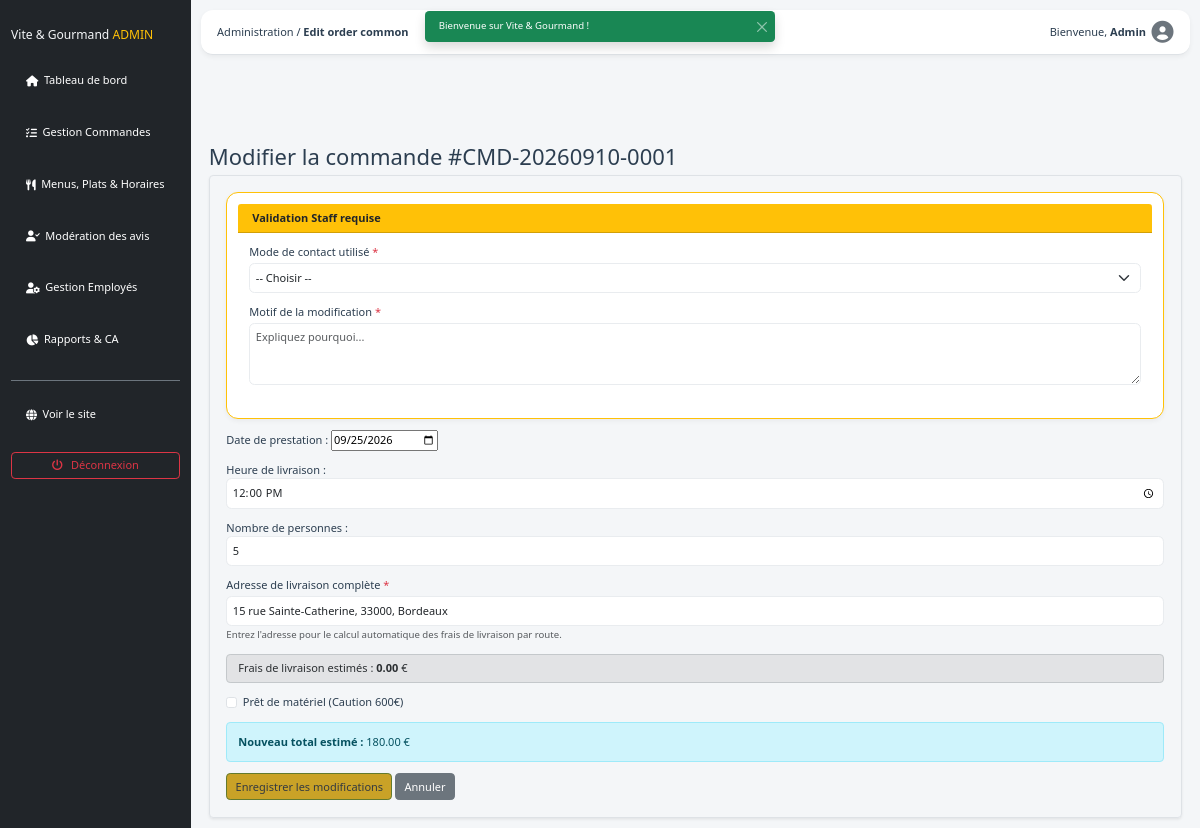
The app's page /public/index.php?page=edit-order-common&commande_id=1 (signed in) with its own data.
### tables this page shows
CREATE TABLE
  `vg_commande` (
    `commande_id` int (11) NOT NULL,
    `numero_commande` varchar(50) NOT NULL,
    `date_commande` date NOT NULL,
    `date_prestation` date NOT NULL,
    `heure_livraison` varchar(50) NOT NULL,
    `prix_menu` double NOT NULL,
    `nombre_personne` int (11) NOT NULL,
    `prix_livraison` double NOT NULL,
    `statut` enum (
      'en_attente',
      'acceptee',
      'en_preparation',
      'en_cours_livraison',
      'livree',
      'en_attente_retour_materiel',
      'terminee',
      'annulee'
    ) DEFAULT 'en_attente',
    `pret_materiel` tinyint (1) NOT NULL DEFAULT 0,
    `restitution_materiel` tinyint (1) NOT NULL DEFAULT 0,
    `utilisateur_id` int (11) NOT NULL,
    `menu_id` int (11) NOT NULL,
    `lieu_prestation_id` int (11) NOT NULL,
    `motif_annulation` text DEFAULT NULL,
    `mode_contact` varchar(50) DEFAULT NULL,
    `prix_total` decimal(10, 2) DEFAULT NULL,
    `depot_garantie` decimal(10, 2) DEFAULT 0.00
  );

CREATE TABLE
  `vg_lieu_prestation` (
    `id` int (11) NOT NULL,
    `adresse` varchar(255) NOT NULL,
    `ville` varchar(100) NOT NULL,
    `code_postal` varchar(10) NOT NULL,
    `latitude` decimal(10, 8) DEFAULT NULL,
    `longitude` decimal(11, 8) DEFAULT NULL,
    `distance_bordeaux` decimal(5, 2) DEFAULT 0.00
  );

### app/Autoloader.php (called while the page is built, shortened)
<?php
class Autoloader
{
    public static function register()
    {
        spl_autoload_register(function ($class) {
            $class = str_replace('App\\', '', $class);
            $path = __DIR__ . '/' . str_replace('\\', '/', $class) . '.php';
        });
    }
}

### app/Managers/OrderManager.php (called while the page is built, shortened)
<?php
class OrderManager
{
    public static function getOrderWithDetails(\PDO $db, int $commandeId): ?array
    {
        $sql = "SELECT c.*, l.adresse, l.ville, l.code_postal, l.latitude, l.longitude,
                   u.prenom AS prenom, u.nom AS nom, u.email AS email,
                   m.titre AS menu_titre
            FROM vg_commande c
            JOIN vg_lieu_prestation l ON c.lieu_prestation_id = l.id
            JOIN vg_utilisateur u ON c.utilisateur_id = u.utilisateur_id
            JOIN vg_menu m ON c.menu_id = m.menu_id
            WHERE c.commande_id = :orderID";
        $stmt = $db->prepare($sql);
        $stmt->execute(['orderID' => $commandeId]);
        $order = $stmt->fetch(\PDO::FETCH_ASSOC);
        return $order ?: null;
    }
}

### public/index.php (called while the page is built, shortened)
<?php
require_once ROOT_PATH . '/app/Autoloader.php';
$db = (new Database())->connect();
$controllerClass = $route['class'];
$action = $route['action'];
$params = [$db];
$controllerClass::$action(...$params);

### app/Managers/MenuManager.php (called while the page is built, shortened)
<?php
class MenuManager
{
    public static function getById(\PDO $db, int $menuID): ?array
    {
        try {
            $sql = "SELECT vg_menu.*,
                    vg_theme.libelle as theme_libelle,
                    vg_regime.libelle as regime_libelle,
                    delai_commande, conditions_stockage,
                    vg_plat.plat_id, vg_plat.titre_plat, vg_plat.photo, vg_plat.categorie
                FROM vg_menu
                LEFT JOIN vg_theme ON vg_menu.theme_id = vg_theme.theme_id
                LEFT JOIN vg_regime ON vg_menu.regime_id = vg_regime.regime_id
                LEFT JOIN vg_menu_plat ON vg_menu.menu_id = vg_menu_plat.menu_id
                LEFT JOIN vg_plat ON vg_menu_plat.plat_id = vg_plat.plat_id
                WHERE vg_menu.menu_id = ?";
            $stmt = $db->prepare($sql);
            $stmt->execute([$menuID]);
            $rawResults = $stmt->fetchAll(\PDO::FETCH_ASSOC);
            $menuData = null;
            foreach ($rawResults as $row) {
                if ($menuData === null) {
                    $menuData = [
                        'menu_id' => $row['menu_id'],
                        'titre' => $row['titre'],
                        'description_menu' => $row['description_menu'],
                        'prix_par_personne' => $row['prix_par_personne'],
                        'nombre_personne_minimum' => $row['nombre_personne_minimum'],
                        'quantite_restante' => $row['quantite_restante'] ?? 0,
                        'delai_commande' => $row['delai_commande'] ?? '24h',
                        'conditions_stockage' => $row['conditions_stockage'] ?? 'Aucune précaution particulière',
                        'theme_id' => $row['theme_id'] ?? null,
                        'regime_id' => $row['regime_id'] ?? null,
                        'vg_theme' => ['libelle' => $row['theme_libelle'] ?? 'Non défini'],
                        'regime' => $row['regime_libelle'] ?? 'Non défini',
                        'plats_structures' => [
                            'Entrée' => null,
                            'Plat' => null,
                            'Dessert' => null
                        ]
                    ];
                }
                if (!empty($row['plat_id'])) {
                    $categorie = $row['categorie'];
                    if (array_key_exists($categorie, $menuData['plats_structures'])) {
                        if ($menuData['plats_structures'][$categorie] === null) {
                            $menuData['plats_structures'][$categorie] = [
                                'plat_id' => $row['plat_id'],
                                'titre_plat' => $row['titre_plat'],
                                'photo' => $row['photo']
                            ];
                        }
                    }
                }
            }
            return $menuData;
        } catch (\PDOException $e) {
            error_log("ERREUR MenuManager::getById() : " . $e->getMessage());
            return null;
        }
    }
}

### app/Views/StaffCommon/edit.order.view.php (the view, shortened to what this page needs)
<?php if (!isset($commande, $menuData, $lieux) || !is_array($commande)) : ?>
    <div class="container mt-5">
        <div class="alert alert-danger">Commande introuvable.</div>
    </div>
<?php else : ?>
    <div class="container mt-5">
        <h2>Modifier la commande #<?= htmlspecialchars($commande['numero_commande']) ?></h2>
        <form id="updateOrderForm"
            action="index.php?page=edit-order-common&action=processUpdate"
            method="POST"
            data-id="<?= (int)$commande['commande_id'] ?>"
            class="p-4 border rounded shadow-sm">
            <?php if (isset($_SESSION['role_id']) && in_array((int)$_SESSION['role_id'], [ROLE_ADMIN, ROLE_EMPLOYE])): ?>
                <div class="card border-warning mb-3">
                    <div class="card-header bg-warning text-dark fw-bold">
                        <i class="fa-solid fa-shield-halved"></i> Validation Staff requise
                    </div>
                    <div class="card-body">
                        <div class="mb-3">
                            <label class="form-label">Mode de contact utilisé <span class="text-danger">*</span></label>
                            <select name="mode_contact" class="form-select" required>
                                <option value="" disabled selected>-- Choisir --</option>
                            </select>
                        </div>
                        <div class="mb-3">
                            <label class="form-label">Motif de la modification <span class="text-danger">*</span></label>
                            <textarea name="motif" class="form-control" rows="3" required placeholder="Expliquez pourquoi..."></textarea>
                        </div>
                    </div>
                </div>
            <?php endif; ?>
            <div class="mb-3">
                <label>Date de prestation :</label>
                <input type="date"
                    name="date_prestation"
                    min="<?= date('Y-m-d', strtotime('+' . $menuData['delai_commande'] . ' days')) ?>"
                    value="<?= htmlspecialchars($commande['date_prestation']) ?>"
                    required>
            </div>
            <div class="mb-3">
                <label>Heure de livraison :</label>
                <input type="time" name="heure_livraison" class="form-control" value="<?= $commande['heure_livraison'] ?>" required>
            </div>
            <div class="mb-3">
                <label>Nombre de personnes :</label>
                <input type="number" name="nombre_personne" class="form-control" value="<?= $commande['nombre_personne'] ?>" min="1" required>
            </div>
            <div class="col-md-12 mb-3 position-relative">
                <label for="adresse_livraison" class="form-label">Adresse de livraison complète <span class="text-danger">*</span></label>
                <?php
                $adresse = trim((string)($commande['adresse'] ?? ''));
                $ville = trim((string)($commande['ville'] ?? ''));
                $code_postal = trim((string)($commande['code_postal'] ?? ''));
                $adresseAffichee = implode(', ', array_filter([
                    $adresse,
                    $code_postal,
                    $ville
                ]));
                ?>
                <input type="text" name="adresse_livraison" id="adresse_livraison" class="form-control"
                    placeholder="Commencez à taper votre adresse..."
                    value="<?= htmlspecialchars($adresseAffichee, ENT_QUOTES, 'UTF-8') ?>"
                    autocomplete="off" required>
                <div class="form-text">Entrez l'adresse pour le calcul automatique des frais de livraison par route.</div>
            </div>
            <div class="col-md-12 mb-3" id="info-livraison" style="display: block;">
                <div class="alert alert-secondary py-2 mb-0">
                    Frais de livraison estimés : <strong id="frais-livraison-display"><?= number_format($commande['frais_livraison'] ?? 0, 2) ?></strong> €
                </div>
            </div>
            <div class="form-check mb-3">
                <input type="checkbox" name="pret_materiel" value="1" class="form-check-input" id="pret_materiel" <?= $commande['pret_materiel'] ? 'checked' : '' ?>>
                <label class="form-check-label" for="pret_materiel">Prêt de matériel (Caution 600€)</label>
            </div>
            <div class="alert alert-info">
                <strong>Nouveau total estimé : </strong>
                <span id="total-display"><?= number_format($commande['prix_total'], 2) ?> €</span>
            </div>
            <button type="submit" class="btn btn-primary">Enregistrer les modifications</button>
            <a href="index.php?page=order-management" class="btn btn-secondary">Annuler</a>
        </form>
    </div>
<?php endif; ?>

### public/assets/css/AdminEmployee/AdminEmployee.css (style rules this page uses)
:root { --sidebar-width: 260px; }
html { font-size: 11px; }
body { background-color: var(--color-bg); }
.card { background: var(--color-white); padding: var(--spacing-md); border-radius: var(--border-radius-md); box-shadow: var(--shadow-xs); }

### public/assets/css/variables.css (style rules this page uses)
:root { --color-olive: #637a2e; --color-accent: #c9a227; --color-sidebar: #1a252f; --color-bg-dark-hero: #343a40; --color-dark: #2c3e50; --color-bg: #f4f6f8; --color-white: #ffffff; --color-danger: #dc3545; --color-success: #198754; --color-info: #0d6efd; --color-border: #e9ecef; --color-border-dark: rgba(255, 255, 255, 0.1); --font-family-public-body: "Inter", sans-serif; --font-family-public-heading: "Plus Jakarta Sans", sans-serif; --font-family-gestion: system-ui, -apple-system, "Segoe UI", Roboto, Helvetica, Arial, sans-serif; --font-weight-medium: 500; --font-weight-semibold: 600; --font-weight-bold: 700; --min-touch-target: 44px; --border-accent: 2px solid var(--color-accent); --padding-btn: 12px 15px; --text-align-center: center; --text-align-left: left; --text-align-right: right; --font-size-base: 1rem; --font-size-h1-accueil: 2.5rem; --font-size-h2-accueil: 2rem; --font-size-lead: 1.25rem; --spacing-xs: 0.25rem; --spacing-sm: 0.5rem; --spacing-md: 1rem; --spacing-lg: 1.5rem; --spacing-xl: 2rem; --spacing-3xl: 3rem; --shadow-xs: 0 2px 5px rgba(0, 0, 0, 0.05); --shadow-sm: 0 4px 12px rgba(0, 0, 0, 0.05); --shadow-md: 0 4px 12px rgba(0, 0, 0, 0.1); --shadow-lg: 0 15px 30px rgba(0, 0, 0, 0.1); --shadow-button: 0 4px 15px rgba(218, 165, 32, 0.3); --shadow-button-hover: 0 6px 20px rgba(218, 165, 32, 0.4); --border-radius-sm: 0.5rem; --border-radius-md: 12px; --border-radius-lg: 1rem; --border-radius-card: 16px; --transition-fast: 150ms ease; --transition-base: all 0.3s ease; --max-width-container: 1200px; --sidebar-width: 260px; }
body { font-family: var(--font-family-public-body); }
h1, h2, h3, .card-title { font-family: var(--font-family-public-heading); }

### public/assets/css/trame.css (style rules this page uses)
html { font-size: 13px; }
*, *::before, *::after { box-sizing: border-box; }
body, html { overflow-x: hidden; max-width: 100%; }
body { font-family: var(--font-family-public-body, "Inter"), sans-serif; display: flex; flex-direction: column; min-height: 100vh; margin: 0; padding: 0; background-color: var(--color-bg, #f8f9fa); color: var(--color-dark, #212529); }
h1, h2, h3, .card-title { font-family: var(--font-family-public-heading, "Plus Jakarta Sans"), sans-serif; }
body.gestion-theme { --font-family-public-body: system-ui, -apple-system, "Segoe UI", Roboto, Helvetica, Arial, sans-serif; --font-family-public-heading: system-ui, -apple-system, "Segoe UI", Roboto, Helvetica, Arial, sans-serif; }
.card .btn-primary, .btn-primary, .btn-success, .btn-valider, .btn-enregistrer, #filterForm > button[type="submit"] { background-color: var(--color-accent) !important; border-color: var(--color-olive) !important; color: var(--color-bg-dark-hero) !important; font-weight: var(--font-weight-medium); }
.form-label { margin-bottom: var(--spacing-xs); color: var(--color-dark); }
.form-control, .form-select { border: 1px solid var(--color-border); border-radius: var(--border-radius-sm); padding: var(--spacing-sm); transition: border-color var(--transition-fast); }
select { max-width: 100%; box-sizing: border-box; }
.form-control, .form-select { width: 100% !important; max-width: 100% !important; }

### records on screen
vg_commande: numero_commande "CMD-20260910-0001", date_prestation "09/25/2026", heure_livraison "12:00", nombre_personne "5", adresse_livraison "15 rue Sainte-Catherine, 33000, Bordeaux", prix_total "180.00"

### other values on screen
$pageName "Edit order common"
$_SESSION[$type] "Bienvenue sur Vite & Gourmand !"
$commande['frais_livraison'] "0.00"
